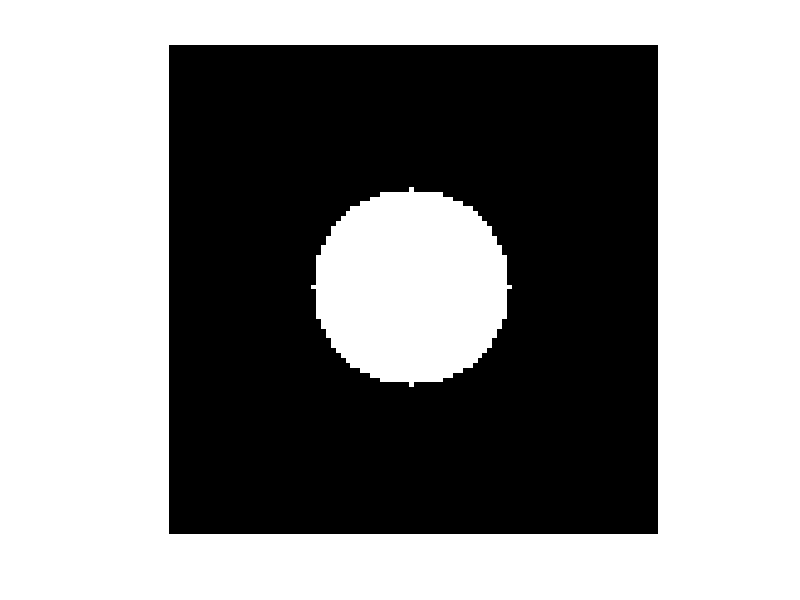

MATLAB code for this plot:
Cx = 50; % Center x-coordinate
Cy = 50; % Center y-coordinate
Radius = 20; % Radius for the Euclidean distance threshold

A = zeros(100, 100); % Initialize the matrix to all zeros

for i = 1:100
    for j = 1:100
        % Calculate Euclidean distance and check if it is within the radius
        if ((i - Cx)^2 + (j - Cy)^2) <= Radius^2
            A(i, j) = 255; % Set pixel to white if within the radius
        end
    end
end

imshow(A, []); % Display the result